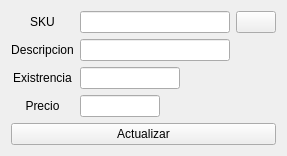
              <widget class="QWidget" name="page_actualizar">
               <layout class="QVBoxLayout" name="verticalLayout_5">
                <item>
                 <layout class="QGridLayout" name="gridLayout_2">
                  <item row="2" column="0">
                   <widget class="QLabel" name="label_9">
                    <property name="text">
                     <string>Existrencia</string>
                    </property>
                    <property name="alignment">
                     <set>Qt::AlignCenter</set>
                    </property>
                   </widget>
                  </item>
                  <item row="1" column="1">
                   <widget class="QLineEdit" name="deescripcion_actualizar"/>
                  </item>
                  <item row="2" column="1">
                   <widget class="QLineEdit" name="existencia_actualizar">
                    <property name="minimumSize">
                     <size>
                      <width>100</width>
                      <height>0</height>
                     </size>
                    </property>
                    <property name="maximumSize">
                     <size>
                      <width>100</width>
                      <height>16777215</height>
                     </size>
                    </property>
                   </widget>
                  </item>
                  <item row="0" column="1">
                   <widget class="QLineEdit" name="sku_actualizar">
                    <property name="minimumSize">
                     <size>
                      <width>150</width>
                      <height>0</height>
                     </size>
                    </property>
                    <property name="maximumSize">
                     <size>
                      <width>150</width>
                      <height>16777215</height>
                     </size>
                    </property>
                   </widget>
                  </item>
                  <item row="0" column="0">
                   <widget class="QLabel" name="label_7">
                    <property name="layoutDirection">
                     <enum>Qt::LeftToRight</enum>
                    </property>
                    <property name="text">
                     <string>SKU</string>
                    </property>
                    <property name="alignment">
                     <set>Qt::AlignCenter</set>
                    </property>
                   </widget>
                  </item>
                  <item row="1" column="0">
                   <widget class="QLabel" name="label_8">
                    <property name="text">
                     <string>Descripcion</string>
                    </property>
                    <property name="alignment">
                     <set>Qt::AlignCenter</set>
                    </property>
                   </widget>
                  </item>
                  <item row="3" column="0">
                   <widget class="QLabel" name="label_10">
                    <property name="text">
                     <string>Precio</string>
                    </property>
                    <property name="alignment">
                     <set>Qt::AlignCenter</set>
                    </property>
                   </widget>
                  </item>
                  <item row="3" column="1">
                   <widget class="QLineEdit" name="precio_actualizar">
                    <property name="minimumSize">
                     <size>
                      <width>80</width>
                      <height>0</height>
                     </size>
                    </property>
                    <property name="maximumSize">
                     <size>
                      <width>80</width>
                      <height>16777215</height>
                     </size>
                    </property>
                   </widget>
                  </item>
                  <item row="0" column="2">
                   <widget class="QPushButton" name="boton_buscar_actualizar">
                    <property name="text">
                     <string/>
                    </property>
                    <property name="icon">
                     <iconset>
                      <normaloff>../../../resources/imagenes/BUSCAR.png</normaloff>../../../resources/imagenes/BUSCAR.png</iconset>
                    </property>
                    <property name="iconSize">
                     <size>
                      <width>32</width>
                      <height>32</height>
                     </size>
                    </property>
                   </widget>
                  </item>
                 </layout>
                </item>
                <item>
                 <widget class="QPushButton" name="boton_accion_actualizar">
                  <property name="text">
                   <string>Actualizar</string>
                  </property>
                  <property name="icon">
                   <iconset>
                    <normaloff>../../../resources/imagenes/boton_modificar.png</normaloff>../../../resources/imagenes/boton_modificar.png</iconset>
                  </property>
                  <property name="iconSize">
                   <size>
                    <width>32</width>
                    <height>32</height>
                   </size>
                  </property>
                 </widget>
                </item>
               </layout>
              </widget>
